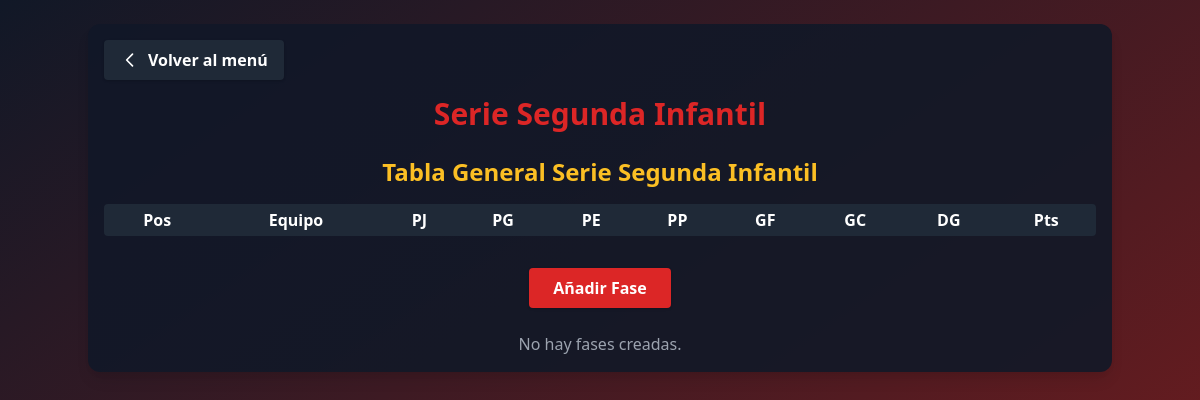
Page /menu/serie_segunda_infantil/ on the earlier database version.
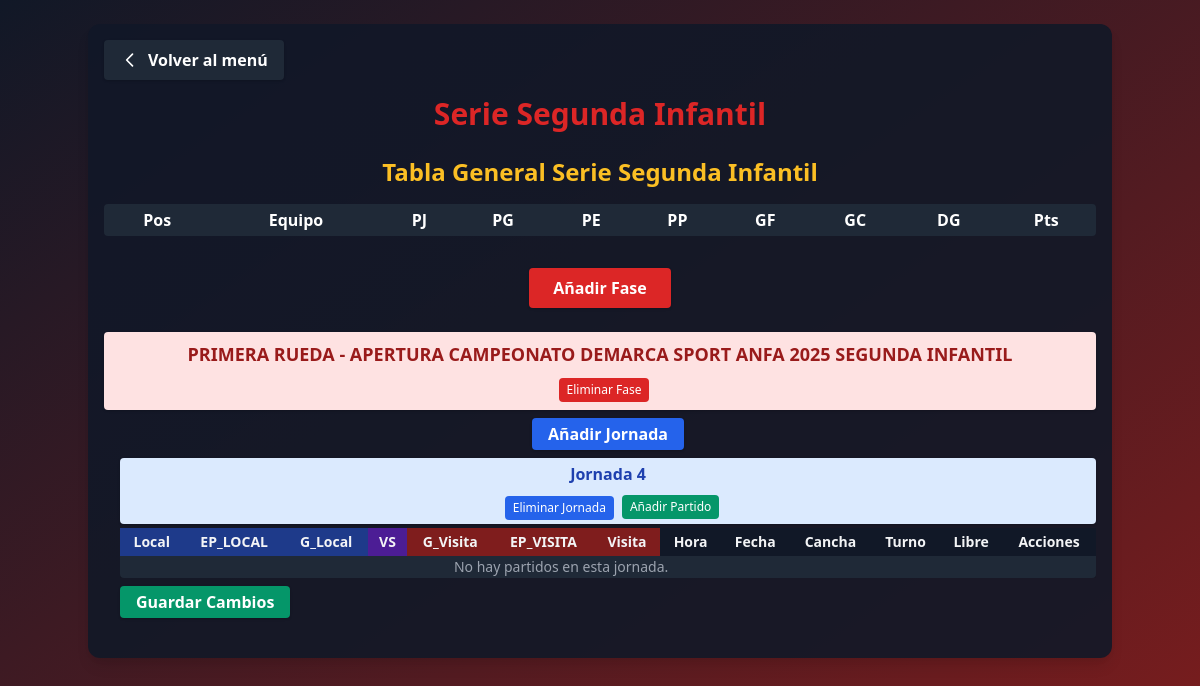
Same page on the later database version.
### app_main/models.py (models this page shows, shortened)
class Fase(models.Model):
    nombre = models.CharField(max_length=100, unique=True)

class Jornada(models.Model):
    fase = models.ForeignKey(Fase, on_delete=models.CASCADE, related_name='jornadas')
    nombre = models.CharField(max_length=100)

### app_main/views.py (the view, shortened to what this page needs)
# urls.py: path('serie_segunda_infantil/', views.serie_segunda_infantil, name='serie_segunda_infantil'),
def serie_segunda_infantil(request):
    fases = Fase.objects.filter(nombre__icontains="SEGUNDA INFANTIL").prefetch_related('jornadas__partidos_segunda_infantil')
    clubes = Clubes.objects.all()
    jornadas = Jornada.objects.all()
    tablero_general = calcular_tablero_general_segunda_infantil()
    return render(request, 'serie_segunda_infantil.html', {
        'fases': fases,
        'clubes': clubes,
        'jornadas': jornadas,
        'estado_choices': SerieSegundaInfantil.ESTADO_PARTIDO_CHOICES,
        'tablero_general': tablero_general,
    })

### app_main/views.py (called while the page is built, shortened)
def calcular_tablero_general_segunda_infantil():
    stats = defaultdict(lambda: {
        'equipo': None, 'PJ': 0, 'PG': 0, 'PE': 0, 'PP': 0, 'GF': 0, 'GC': 0, 'DG': 0, 'Pts': 0
    })
    for equipo_id in stats:
        stats[equipo_id]['DG'] = stats[equipo_id]['GF'] - stats[equipo_id]['GC']
    clasificacion = sorted(
        stats.values(),
        key=lambda x: (x['Pts'], x['DG'], x['GF']),
        reverse=True
    )
    return clasificacion

### app_main/templates/serie_segunda_infantil.html (shortened to what the changed rows need)
<!DOCTYPE html>
<html>
<head>
    <link href="https://cdn.jsdelivr.net/npm/tailwindcss@2.2.19/dist/tailwind.min.css" rel="stylesheet"/>
</head>
<body class="bg-gradient-to-br from-gray-900 to-red-900 min-h-screen text-gray-100">
    <div class="container mx-auto p-4 bg-gray-900 bg-opacity-90 rounded-xl shadow-lg mt-6">
        <div class="flex items-center mb-4">
            <a href="{% url 'menu' %}" class="bg-gray-800 hover:bg-gray-700 text-white font-bold py-2 px-4 rounded shadow transition flex items-center">
            </a>
        </div>
        <h1 class="text-3xl font-extrabold text-red-600 mb-6 text-center drop-shadow">Serie Segunda Infantil</h1>
        <h2 class="text-2xl font-bold text-center text-yellow-400 mb-4">Tabla General Serie Segunda Infantil</h2>
        <div class="w-full mb-8">
            <div class="overflow-x-auto">
                <table class="min-w-full bg-gray-800 text-white rounded">
                    <thead>
                        <tr>
                            <th class="px-2 py-1">Pos</th>
                            <th class="px-2 py-1">Equipo</th>
                            <th class="px-2 py-1">PJ</th>
                            <th class="px-2 py-1">PG</th>
                            <th class="px-2 py-1">PE</th>
                            <th class="px-2 py-1">PP</th>
                            <th class="px-2 py-1">GF</th>
                            <th class="px-2 py-1">GC</th>
                            <th class="px-2 py-1">DG</th>
                            <th class="px-2 py-1">Pts</th>
                        </tr>
                    </thead>
                </table>
            </div>
        </div>
        <form method="post" class="mb-6 flex justify-center">
            <button type="submit" name="add_fase" value="1" class="bg-red-600 hover:bg-red-700 text-white font-bold py-2 px-6 rounded shadow transition">Añadir Fase</button>
        </form>
        {% for fase in fases %}
            <div class="bg-red-100 text-red-800 font-bold rounded px-4 py-2 flex flex-col items-center justify-center mb-2 shadow">
                <span class="text-lg text-center w-full">{{ fase.nombre }}</span>
                <div class="flex items-center justify-center mt-2">
                    <form method="post" style="display:inline;">
                        <button type="submit" name="delete_fase" value="{{ fase.id }}" class="ml-2 bg-red-600 hover:bg-red-700 text-white rounded px-2 py-1 text-xs" onclick="return confirm('¿Eliminar esta fase y todas sus jornadas y partidos?')">
                            Eliminar Fase
                        </button>
                    </form>
                </div>
            </div>
            <div class="ml-4 mb-6">
                <form method="post" class="mb-2 flex items-center gap-2 justify-center">
                    <button type="submit" name="add_jornada" value="1" class="bg-blue-600 hover:bg-blue-700 text-white font-bold py-1 px-4 rounded shadow transition">Añadir Jornada</button>
                </form>
                {% for jornada in fase.jornadas.all %}
                    <div class="bg-blue-100 text-blue-800 font-semibold rounded px-3 py-1 flex flex-col items-center justify-center mb-1 shadow">
                        <span class="text-base text-center w-full">{{ jornada.nombre }}</span>
                        <div class="flex items-center justify-center mt-2">
                            <form method="post" style="display:inline;">
                                <button type="submit" name="delete_jornada" value="{{ jornada.id }}" class="ml-2 bg-blue-600 hover:bg-blue-700 text-white rounded px-2 py-1 text-xs" onclick="return confirm('¿Eliminar esta jornada y todos sus partidos?')">
                                    Eliminar Jornada
                                </button>
                            </form>
                            <button type="button" onclick="openModal('{{ jornada.id }}')" class="ml-2 bg-green-600 hover:bg-green-700 text-white rounded px-2 py-1 text-xs">Añadir Partido</button>
                        </div>
                    </div>
                    <form method="post" class="mb-4">
                        <div class="overflow-x-auto">
                        <table class="min-w-full text-xs md:text-sm bg-gray-800 rounded shadow">
                            <thead>
                                <tr>
                                    <th class="px-2 py-1 bg-blue-900">Local</th>
                                    <th class="px-2 py-1 bg-blue-900">EP_LOCAL</th>
                                    <th class="px-2 py-1 bg-blue-900">G_Local</th>
                                    <th class="px-2 py-1 bg-purple-900">VS</th>
                                    <th class="px-2 py-1 bg-red-900">G_Visita</th>
                                    <th class="px-2 py-1 bg-red-900">EP_VISITA</th>
                                    <th class="px-2 py-1 bg-red-900">Visita</th>
                                    <th class="px-2 py-1 bg-gray-900">Hora</th>
                                    <th class="px-2 py-1 bg-gray-900">Fecha</th>
                                    <th class="px-2 py-1 bg-gray-900">Cancha</th>
                                    <th class="px-2 py-1 bg-gray-900">Turno</th>
                                    <th class="px-2 py-1 bg-gray-900">Libre</th>
                                    <th class="px-2 py-1 bg-gray-900">Acciones</th>
                                </tr>
                            </thead>
                            <tbody>
                                {% for sh in jornada.partidos_segunda_infantil.all %}
                                <tr>
                                    <input type="hidden" name="id_{{ sh.id }}" value="{{ sh.id }}">
                                    <td class="text-center text-white bg-blue-800 bg-opacity-50">{{ sh.equipo_local.club }}</td>
                                    <td class="text-center text-white bg-blue-800 bg-opacity-50">{{ sh.estado_partido_local }}</td>
                                    <td class="bg-blue-800 bg-opacity-50">
                                        <input type="number" name="goles_local_{{ sh.id }}" value="{{ sh.goles_local }}" min="0" class="bg-gray-900 text-white rounded w-16 px-1">
                                    </td>
                                    <td class="text-center text-white bg-purple-800 bg-opacity-50 font-bold">VS</td>
                                    <td class="bg-red-800 bg-opacity-50">
                                        <input type="number" name="goles_visita_{{ sh.id }}" value="{{ sh.goles_visita }}" min="0" class="bg-gray-900 text-white rounded w-16 px-1">
                                    </td>
                                    <td class="text-center text-white bg-red-800 bg-opacity-50">{{ sh.estado_partido_visita }}</td>
                                    <td class="text-center text-white bg-red-800 bg-opacity-50">{{ sh.equipo_visita.club }}</td>
                                    <td class="text-center text-white bg-gray-800 bg-opacity-50">{{ sh.horario }}</td>
                                    <td class="text-center text-white bg-gray-800 bg-opacity-50">{{ sh.fecha|date:'Y-m-d' }}</td>
                                    <td class="text-center text-white bg-gray-800 bg-opacity-50">{{ sh.cancha }}</td>
                                    <td class="text-center text-white bg-gray-800 bg-opacity-50">{{ sh.turno }}</td>
                                    <td class="text-center text-white bg-gray-800 bg-opacity-50">{{ sh.libre }}</td>
                                    <td class="bg-gray-800 bg-opacity-50">
                                        <button type="submit" name="delete_row" value="{{ sh.id }}" class="bg-red-600 hover:bg-red-700 text-white rounded px-2 py-1 text-xs" onclick="return confirm('¿Eliminar este partido?')">Eliminar</button>
                                        <button type="button" onclick="openEditModal('{{ sh.id }}', '{{ sh.equipo_local.id }}', '{{ sh.equipo_visita.id }}', '{{ sh.horario|time:'H:i' }}', '{{ sh.fecha|date:'Y-m-d' }}', '{{ sh.cancha }}', '{{ sh.turno }}', '{{ sh.libre }}')" class="bg-yellow-600 hover:bg-yellow-700 text-white rounded px-2 py-1 text-xs ml-1">Editar</button>
                                    </td>
                                </tr>
                                {% empty %}
                                <tr><td colspan="12" class="text-center text-gray-400">No hay partidos en esta jornada.</td></tr>
                                {% endfor %}
                            </tbody>
                        </table>
                        </div>
                        <button type="submit" class="mt-2 bg-green-600 hover:bg-green-700 text-white font-bold py-1 px-4 rounded shadow transition">Guardar Cambios</button>
                    </form>
                {% empty %}
                    <div class="text-gray-400 mb-4 text-center">No hay jornadas en esta fase.</div>
                {% endfor %}
            </div>
        {% empty %}
            <div class="text-gray-400 text-center">No hay fases creadas.</div>
        {% endfor %}
    </div>
</body>
</html>

Differences in the rows shown:
added Fase: nombre "PRIMERA RUEDA - APERTURA CAMPEONATO DEMARCA SPORT ANFA 2025 SEGUNDA INFANTIL", {{ fase.id }} 11 (drawn)
added Jornada: nombre "Jornada 4", {{ jornada.id }} 5 (drawn)
Other differences:
text no longer shown: "No hay fases creadas."
